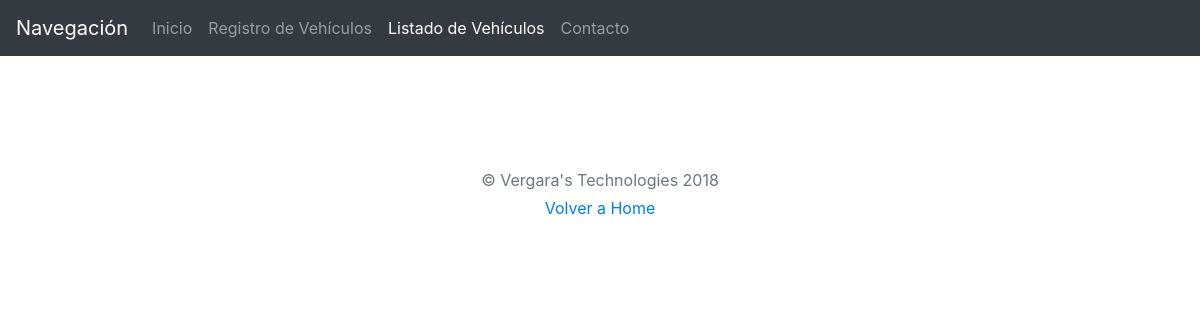
The page /lista/ on the database as committed earlier.
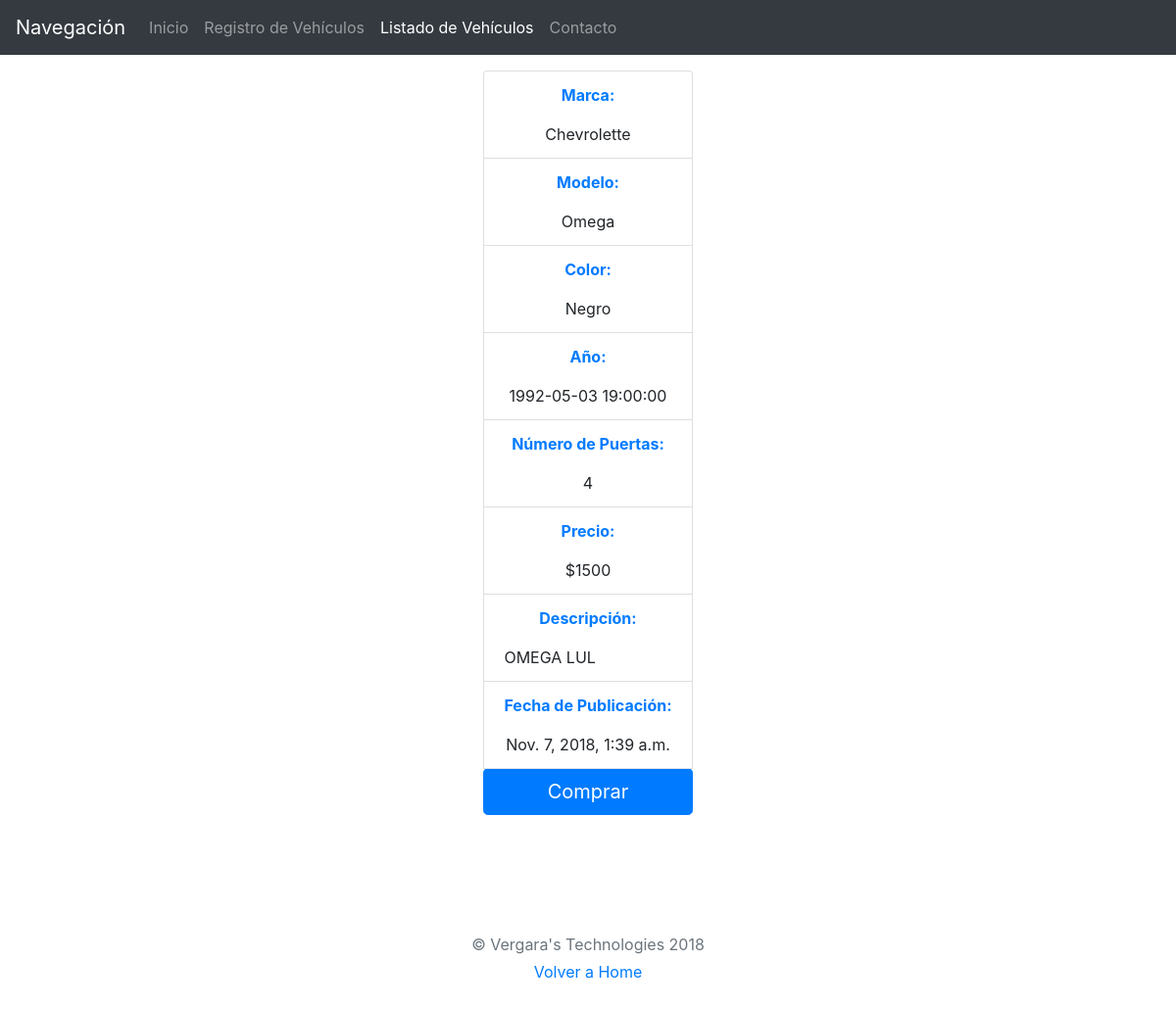
The same page on the database as committed later.
### app/models.py (models this page shows, shortened)
class Vehiculo(models.Model):
    marca = models.ForeignKey(Marca, related_name='products', on_delete=models.CASCADE)
    color = models.ForeignKey(Color, related_name='products', on_delete=models.CASCADE)
    modelo = models.CharField(max_length=200, db_index=True)
    año = models.PositiveIntegerField()
    slug = models.SlugField(max_length=200, db_index=True)
    descripción = models.TextField(blank=True)
    precio = models.DecimalField(max_digits=15, decimal_places=0)
    número_Puertas = models.PositiveIntegerField()
    disponible = models.BooleanField(default=True)
    fecha_de_Publicación = models.DateTimeField(auto_now_add=True)
    class Meta:
        ordering = ('-fecha_de_Publicación',)
        index_together = (('id', 'slug'),)

class Marca(models.Model):
    marca = models.CharField(max_length=200, db_index=True)
    slug = models.SlugField(max_length=200, db_index=True, unique=True)
    class Meta:
        ordering = ('marca',)
        verbose_name = 'marca'
        verbose_name_plural = 'marcas'
    def __str__(self):
        return self.marca

class Color(models.Model):
    color = models.CharField(max_length=200, db_index=True)
    slug = models.SlugField(max_length=200, db_index=True, unique=True)
    class Meta:
        ordering = ('color',)
        verbose_name = 'color'
        verbose_name_plural = 'colores'
    def __str__(self):
        return self.color

### app/views.py (the view)
# urls.py: path('lista/', auto_lista),
def auto_lista(request):
    queryset = Vehiculo.objects.all()
    context = {
        "object_list": queryset
    }
    return render(request, 'lista.html', context)

### app/templates/lista.html (shortened to what this page needs)
<!doctype html>
<html lang="en">
  <head>
    <link rel="stylesheet" href="https://stackpath.bootstrapcdn.com/bootstrap/4.1.3/css/bootstrap.min.css">
  </head>
  <body>
        <nav class="navbar navbar-expand-md navbar-dark fixed-top bg-dark">
          <a class="navbar-brand" href="">Navegación</a>
          <div class="collapse navbar-collapse" id="navbarsExampleDefault">
            <ul class="navbar-nav mr-auto">
              <li class="nav-item">
                <a class="nav-link" href="/home/">Inicio<span class="sr-only">(current)</span></a>
              </li>
              <li class="nav-item">
                <a class="nav-link" href="/registro/">Registro de Vehículos</a>
              </li>
              <li class="nav-item active">
                <a class="nav-link" href="#">Listado de Vehículos</a>
              </li>
              <li class="nav-item">
                <a class="nav-link" href="/contacto/">Contacto</a>
              </li>
            </ul>
          </div>
        </nav>
        <br>
        <br>
        <br>
<div class="container mx-auto">
  <div class="row mx-auto">
      {% block content %}
      {% for instance in object_list %}
      <ul class="list-group mx-auto" style="max-width: 19rem;">
        <li class="list-group-item text-center"><p class="text-primary text-center font-weight-bold">Marca:</p>{{instance.marca}}</li>
        <li class="list-group-item text-center"><p class="text-primary text-center font-weight-bold">Modelo:</p>{{instance.modelo}}</li>
        <li class="list-group-item text-center"><p class="text-primary text-center font-weight-bold">Color:</p>{{instance.color}}</li>
        <li class="list-group-item text-center"><p class="text-primary text-center font-weight-bold">Año:</p>{{instance.año}}</li>
        <li class="list-group-item text-center"><p class="text-primary text-center font-weight-bold">Número de Puertas:</p>{{instance.número_Puertas}}</li>
        <li class="list-group-item text-center"><p class="text-primary text-center font-weight-bold">Precio:</p>${{instance.precio}}</li>
        <li class="list-group-item text-justify"><p class="text-primary text-center font-weight-bold">Descripción:</p>{{instance.descripción}}</li>
        <li class="list-group-item text-center"><p class="text-primary text-center font-weight-bold">Fecha de Publicación:</p>{{instance.fecha_de_Publicación}}</li>
        <button type="submit" class="btn btn-primary btn-lg btn-block">Comprar</button>
        <br>
      </ul>
      <br>
      {% endfor %}
      {% endblock%}
  </div>
</div>
<footer class="my-5 pt-5 text-muted text-center text-small">
  <p class="mb-1">&copy; Vergara's Technologies 2018</p>
  <ul class="list-inline">
    <li class="list-inline-item"><a href="/home/">Volver a Home</a></li>
  </ul>
</footer>
  </body>
</html>

Rows that differ between the two databases and show on the page:
added Vehiculo: marca "Chevrolette", modelo "Omega", color "Negro", año "1992-05-03 19:00:00", número_Puertas "4", precio "1500", descripción "OMEGA LUL", fecha_de_Publicación "Nov. 7, 2018, 1:39 a.m."
